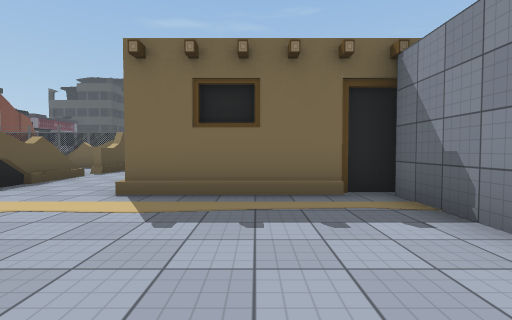
view 1 (above)

16 first-person views from a walk through a Unity game level. The camera is 1.3 m above the floor, tilts 2° down and sees 85° across. The floor is counted in squares, 2 m on a side. Each view is taken from the middle of a square. On the plan, view 1 faces up. The plan holds only what a view shows up to about 9 squares ahead; the rest is blank. The place goes on beyond the plan. Some animated figures are left out. Some surface patterns are stand-ins.

view 2
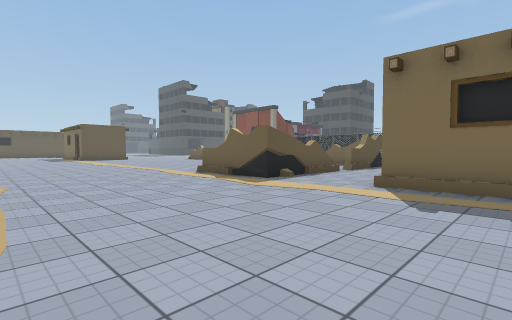

view 3
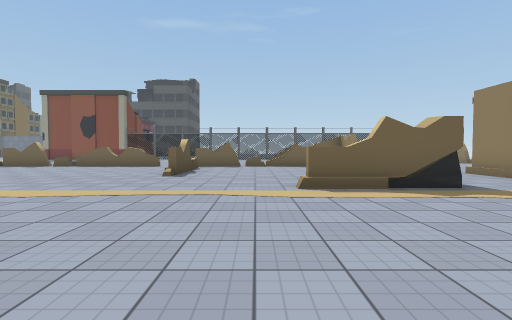

view 4
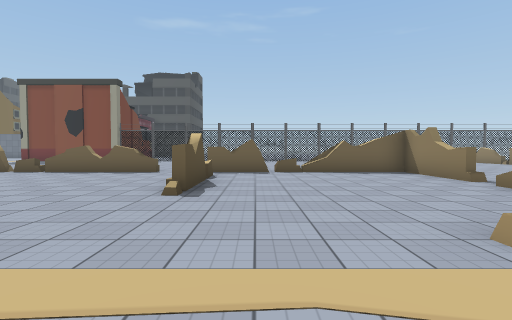

view 5
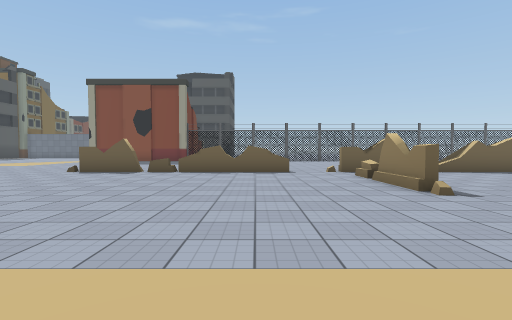

view 6
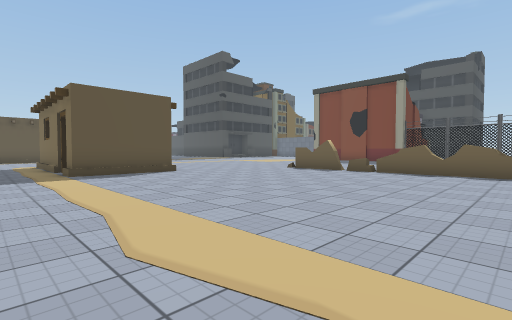

view 7
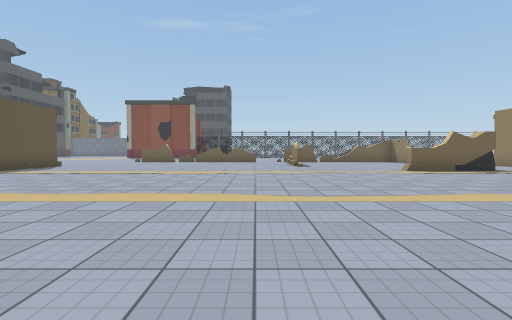

view 8
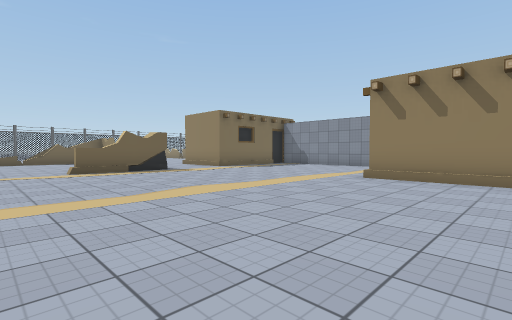

view 9
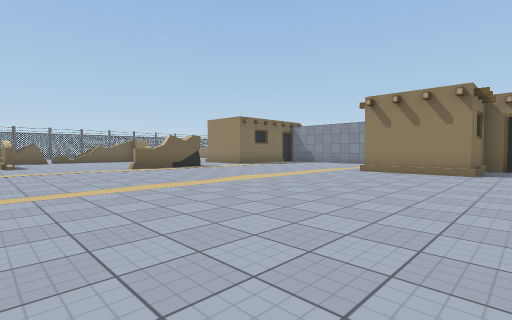

view 10
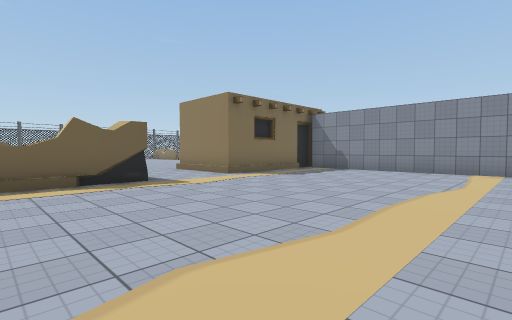

view 11
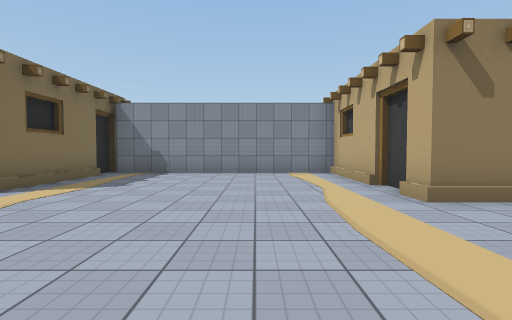

view 12
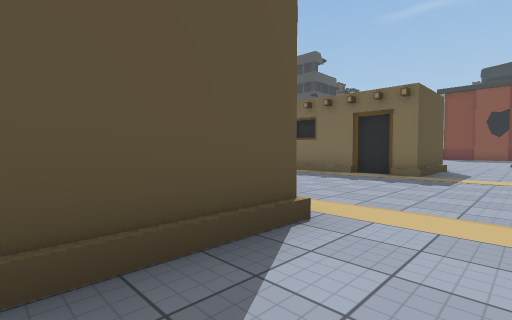

view 13
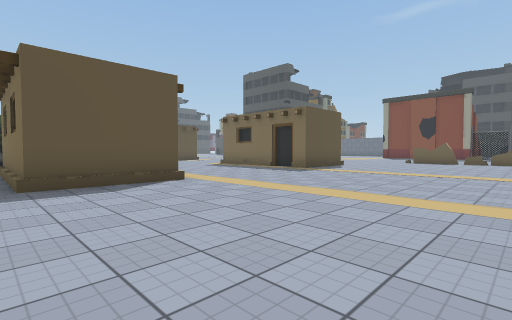

view 14
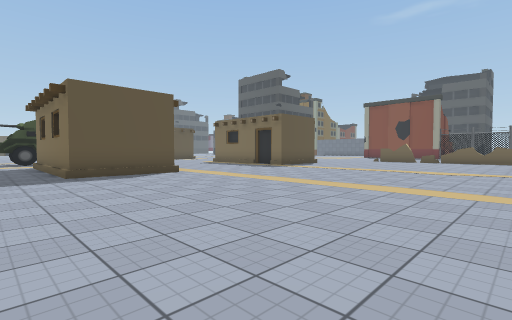

view 15
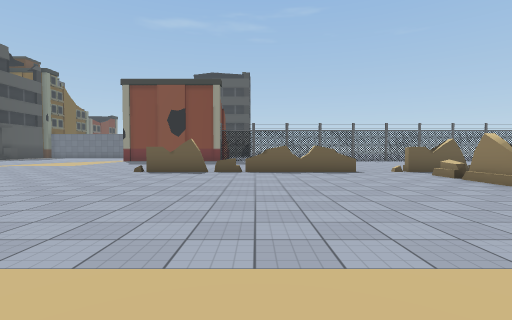

view 16
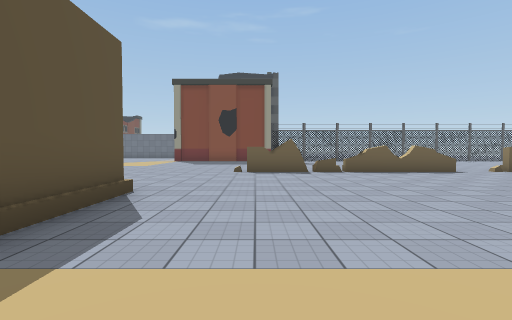

### Floor plan
Key: @ floor where view 1 was taken; # wall or solid block; x gap in a wall; . floor; = window, fence, low wall or low ledge; O other object.
Columns run from 20 left of view 1 to 2 right of it. Each row starts with its distance up from view 1.
 11 ..      ..
 10 ..##x=##=.#xx ###.
  9 ................#.
  8 ..........x.....#
  7 ..........#.......#
  6 #...............#.#
  5 #...............#.#
  4 O............####.#####
  3 ......................#
  2 ......................#
  1 ......................#
  0 ....................@.#
 -1 ......................#
 -2 #.....................#
 -3 #.................#####
 -4 O.................###
 -5 ..................###
 -6 ................... #

Positions as (right, up) in squares from view 1, and headings:
1: (0, 0), facing up
2: (0, -1), facing up-left
3: (-8, -1), facing up
4: (-9, 2), facing up
5: (-13, 2), facing up
6: (-12, 2), facing up-left
7: (-12, -5), facing up
8: (-9, -5), facing up-right
9: (-11, -6), facing up-right
10: (-7, -2), facing up-right
11: (-6, 0), facing right
12: (-18, -4), facing up-left
13: (-14, -5), facing up-left
14: (-12, -6), facing up-left
15: (-15, 2), facing up
16: (-18, 2), facing up
